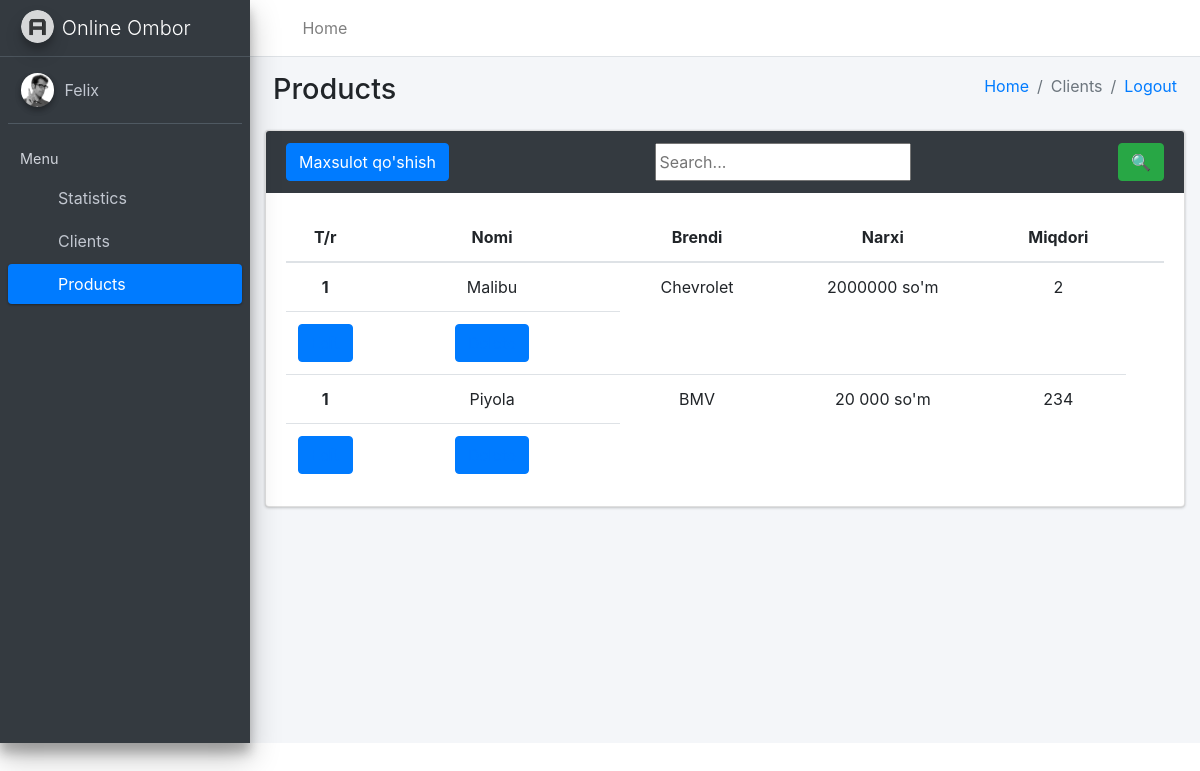
The app's page /asosiy/mahsulotlar/ (signed in) with its own data.
### asosiy/models.py (models this page shows, shortened)
class Mahsulot(models.Model):
    nom = models.CharField(max_length=20)
    brend = models.CharField(max_length=20)
    narx = models.CharField(max_length=30)
    kelgan_sana = models.DateField()
    miqdor = models.IntegerField()
    olchov = models.CharField(max_length=30)
    ombor = models.ForeignKey(Ombor, on_delete=models.CASCADE)

### asosiy/views.py (the view, shortened to what this page needs)
# urls.py: path('mahsulotlar/', MahsulotlarView.as_view()),
class MahsulotlarView(View):
    def get(self, request):
        if request.user.is_authenticated:
            ombor1 = Ombor.objects.get(user=request.user)
            soz = request.GET.get('soz')
            if soz is None or soz == "":
                st = Mahsulot.objects.filter(ombor=ombor1)
            else:
                st = Mahsulot.objects.filter(Q(ombor=ombor1), Q(nom__contains=soz) | Q(brend__contains=soz) | Q(kelgan_sana__contains=soz))
            data = {"mahsulotlar": st}
            return render(request, 'products.html', data)
        return redirect('/')

### templates/products.html (shortened to what this page needs)
<!DOCTYPE html>
<html lang="en">
<head>
  {% load static %}
  <link rel="stylesheet" href="{% static 'plugins/fontawesome-free/css/all.min.css' %}">
  <link rel="stylesheet" href="https://code.ionicframework.com/ionicons/2.0.1/css/ionicons.min.css">
  <link rel="stylesheet" href="{% static 'dist/css/adminlte.min.css' %}">
  <link rel="stylesheet" href="https://maxcdn.bootstrapcdn.com/bootstrap/4.5.2/css/bootstrap.min.css">
</head>
<body class="hold-transition sidebar-mini">
<div class="wrapper">
  <nav class="main-header navbar navbar-expand navbar-white navbar-light">
    <ul class="navbar-nav">
      <li class="nav-item">
        <a class="nav-link" data-widget="pushmenu" href="#" role="button"><i class="fas fa-bars"></i></a>
      </li>
      <li class="nav-item d-none d-sm-inline-block">
        <a href="#" class="nav-link">Home</a>
      </li>
    </ul>
  </nav>
  <aside class="main-sidebar sidebar-dark-primary elevation-4">
    <a href="../index.html" class="brand-link">
      <img src="{% static './dist/img/AdminLTELogo.png' %}" alt="AdminLTE Logo" class="brand-image img-circle elevation-3" style="opacity: .8">
      <span class="brand-text font-weight-light">Online Ombor</span>
    </a>
    <div class="sidebar">
      <div class="user-panel mt-3 pb-3 mb-3 d-flex">
        <div class="image">
          <img src="{% static './dist/img/user2-160x160.jpg' %}" class="img-circle elevation-2" alt="User Image">
        </div>
        <div class="info">
          <a href="/bolim/" class="d-block">Felix</a>
        </div>
      </div>
      <nav class="mt-2">
        <ul class="nav nav-pills nav-sidebar flex-column" data-widget="treeview" role="menu" data-accordion="false">
          <li class="nav-header">Menu</li>
          <li class="nav-item">
            <a href="/stats/" class="nav-link">
              <i class="nav-icon far fa-circle text-warning"></i>
              <p>Statistics</p>
            </a>
          </li>
          <li class="nav-item">
            <a href="/asosiy/clientlar/" class="nav-link">
              <i class="nav-icon far fa-circle text-danger"></i>
              <p class="text">Clients</p>
            </a>
          </li>
          <li class="nav-item">
            <a href="/asosiy/mahsulotlar/" class="nav-link active">
              <i class="nav-icon far fa-circle text-info"></i>
              <p>Products</p>
            </a>
          </li>
        </ul>
      </nav>
    </div>
  </aside>
  <div class="content-wrapper">
    <div class="content-header">
      <div class="container-fluid">
        <div class="row mb-2">
          <div class="col-sm-6">
            <h1 class="m-0">Products</h1>
          </div>
          <div class="col-sm-6">
            <ol class="breadcrumb float-sm-right">
              <li class="breadcrumb-item"><a href="stats">Home</a></li>
              <li class="breadcrumb-item active">Clients</li>
                <li class="breadcrumb-item"><a href="logout">Logout</a></li>
            </ol>
          </div>
        </div>
      </div>
    </div>
    <div class="col-md-12">
        <div class="card card-dark">
            <div class="card-header border-0">
              <form method="get">
              <div class="d-flex justify-content-between">
                  <button type="submit" class="btn btn-primary" data-toggle="modal" data-target="#myModal">Maxsulot qo'shish</button>
                  <input type="text" name="soz" placeholder="Search..." >
                  <button type="submit" class="btn btn-success">🔍</button>
                </div></form>
            </div>
            <div class="card-body">
                <table class="table" style="text-align: center;">
                    <thead>
                        <tr>
                            <th scope="col" style="width: 15px">T/r</th>
                            <th scope="col" style="width: 255px; text-align: center;">Nomi</th>
                            <th scope="col" style="text-align: center;">Brendi</th>
                            <th scope="col" style="text-align: center;">Narxi</th>
                            <th scope="col" style="text-align: center;">Miqdori</th>
                            <th scope="col" style="text-align: center;"></th>
                        </tr>
                    </thead>
                    <tbody>
                      {% for i in mahsulotlar %}
                        <tr>
                            <th scope="row">1</th>
                            <td>{{i.nom}}</td>
                            <td>{{i.brend}}</td>
                            <td>{{i.narx}}</td>
                            <td>{{i.miqdor}}</td>
                           <tr>
                            <td> <button class="btn btn-primary" ><a href="/asosiy/mahsulot_edit/{{i.id}}/">Edit</a></button></td>
                            <td> <button class="btn btn-primary" ><a href="/asosiy/mahsulot_delete/{{i.id}}/">Delete</a></button>
                          </tr> {% endfor %}
                    </tbody>
                </table>
            </div>
        </div>
    </div>
</body>
</html>

### records on screen
Mahsulot: nom "Malibu", brend "Chevrolet", narx "2000000 so'm", miqdor "2"
Mahsulot: nom "Piyola", brend "BMV", narx "20 000 so'm", miqdor "234"
